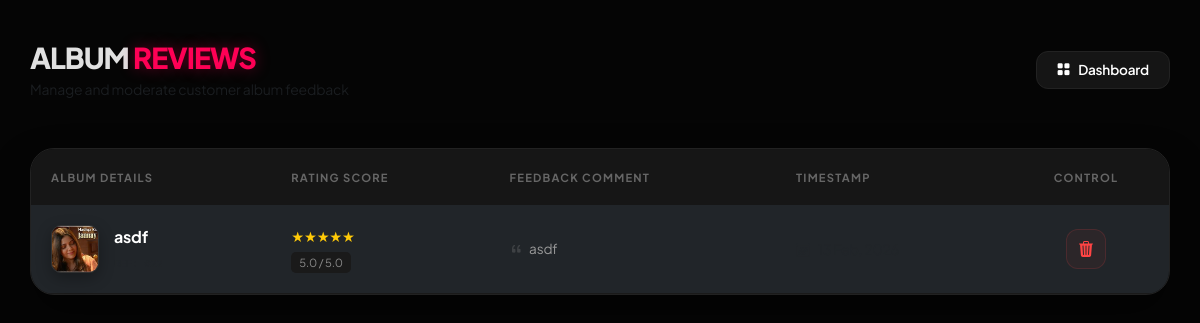
The app's page /admin/albums_review.php with its own data.
### tables this page shows
CREATE TABLE `album_reviews` (
  `id` int(11) NOT NULL,
  `album_id` int(11) NOT NULL,
  `rating` int(11) NOT NULL,
  `comment` text NOT NULL,
  `created_at` timestamp NOT NULL DEFAULT current_timestamp()
);

CREATE TABLE `albums` (
  `id` int(11) NOT NULL,
  `title` varchar(255) NOT NULL,
  `artist` varchar(255) DEFAULT NULL,
  `year` int(11) NOT NULL,
  `genre` varchar(100) DEFAULT NULL,
  `language` varchar(100) DEFAULT NULL,
  `cover` varchar(255) DEFAULT NULL,
  `audio` varchar(255) DEFAULT NULL,
  `video` varchar(255) DEFAULT NULL,
  `created_at` timestamp NOT NULL DEFAULT current_timestamp()
);

### admin/albums_review.php (the view, shortened to what this page needs)
<?php
include "../config/db.php";
$query = "SELECT album_reviews.*, albums.title as album_name, albums.cover
        FROM album_reviews
        JOIN albums ON album_reviews.album_id = albums.id
        ORDER BY album_reviews.created_at DESC";
$result = mysqli_query($conn, $query);
?>
<!DOCTYPE html>
<html lang="en">
<head>
    <link href="https://cdn.jsdelivr.net/npm/bootstrap@5.3.0/dist/css/bootstrap.min.css" rel="stylesheet">
    <link rel="stylesheet" href="https://cdn.jsdelivr.net/npm/bootstrap-icons@1.11.1/font/bootstrap-icons.css">
</head>
<body>
    <div class="container admin-wrapper">
        <div class="d-flex justify-content-between align-items-center mb-5">
            <div>
                <h3 class="page-title m-0">ALBUM <span class="accent-glow">REVIEWS</span></h3>
                <p class="text-muted small m-0 mt-1">Manage and moderate customer album feedback</p>
            </div>
            <a href="dashboard.php" class="dash-btn">
                <i class="bi bi-grid-fill me-2"></i>Dashboard
            </a>
        </div>
        <div class="glass-card">
            <div class="table-responsive">
                <table class="table table-dark">
                    <thead>
                        <tr>
                            <th>Album Details</th>
                            <th>Rating Score</th>
                            <th>Feedback Comment</th>
                            <th>Timestamp</th>
                            <th class="text-center">Control</th>
                        </tr>
                    </thead>
                    <tbody>
                        <?php if (mysqli_num_rows($result) > 0): ?>
                            <?php while ($row = mysqli_fetch_assoc($result)): ?>
                                <tr>
                                    <td>
                                        <div class="d-flex align-items-center">
                                            <img src="uploads/albums/<?= $row['cover'] ?>" class="album-img" onerror="this.src='https://via.placeholder.com/48/111/fff?text=No+Img'">
                                            <div>
                                                <div class="fw-bold text-white"><?= htmlspecialchars($row['album_name']) ?></div>
                                                <code class="text-muted" style="font-size: 0.65rem;">REF: #<?= $row['id'] ?></code>
                                            </div>
                                        </div>
                                    </td>
                                    <td>
                                        <div class="stars">
                                            <?php for ($i = 1; $i <= 5; $i++)
                                                echo ($i <= $row['rating']) ? '★' : '<span class="star-off">★</span>';
                                            ?>
                                        </div>
                                        <span class="rating-num"><?= $row['rating'] ?>.0 / 5.0</span>
                                    </td>
                                    <td>
                                        <div class="comment-box text-truncate" title="<?= htmlspecialchars($row['comment']) ?>">
                                            <i class="bi bi-quote opacity-25 me-1"></i>
                                            <?= htmlspecialchars($row['comment']) ?>
                                        </div>
                                    </td>
                                    <td>
                                        <div class="text-muted small">
                                            <i class="bi bi-calendar3 me-2"></i><?= date('d M, Y', strtotime($row['created_at'])) ?>
                                        </div>
                                    </td>
                                    <td class="text-center">
                                        <a href="<?= basename($_SERVER['PHP_SELF']) ?>?delete=<?= $row['id'] ?>"
                                            class="btn-trash"
                                            onclick="return confirm('Purge this review from database?')">
                                            <i class="bi bi-trash3-fill"></i>
                                        </a>
                                    </td>
                                </tr>
                            <?php endwhile; ?>
                        <?php endif; ?>
                    </tbody>
                </table>
            </div>
        </div>
    </div>
</body>
</html>

### admin/albums_review.php (style rules this page uses)
:root { --bg-dark: #050505; --card-bg: #0f0f0f; --accent: #ff0055; --accent-glow: rgba(255, 0, 85, 0.4); --border: #222; }
body { background-color: var(--bg-dark); color: #e0e0e0; font-family: 'Plus Jakarta Sans', sans-serif; letter-spacing: -0.2px; }
.admin-wrapper { padding: 40px 0; }
.page-title { font-weight: 800; font-size: 1.8rem; letter-spacing: -1px; }
.accent-glow { color: var(--accent); text-shadow: 0 0 15px var(--accent-glow); }
.dash-btn { background: #151515; border: 1px solid var(--border); color: #fff; padding: 8px 20px; border-radius: 12px; transition: 0.3s; text-decoration: none; font-size: 0.85rem; font-weight: 600; }
.glass-card { background: var(--card-bg); border: 1px solid var(--border); border-radius: 24px; overflow: hidden; box-shadow: 0 20px 40px rgba(0, 0, 0, 0.4); }
.table { margin-bottom: 0; }
.table thead th { background: #161616; color: #666; font-size: 0.7rem; text-transform: uppercase; letter-spacing: 1.2px; padding: 20px; border: none; }
.table tbody td { padding: 20px; border-bottom: 1px solid #1a1a1a; vertical-align: middle; transition: 0.2s; }
.album-img { width: 48px; height: 48px; border-radius: 10px; object-fit: cover; margin-right: 15px; border: 1px solid #333; box-shadow: 0 5px 15px rgba(0, 0, 0, 0.3); }
.stars { color: #ffca08; font-size: 0.9rem; }
.rating-num { background: #1a1a1a; color: #888; font-size: 0.7rem; padding: 2px 8px; border-radius: 5px; margin-top: 5px; display: inline-block; }
.btn-trash { width: 40px; height: 40px; display: inline-flex; align-items: center; justify-content: center; background: rgba(255, 68, 68, 0.05); color: #ff4444; border: 1px solid rgba(255, 68, 68, 0.15); border-radius: 12px; transition: 0.3s cubic-bezier(0.4, 0, 0.2, 1); text-decoration: none; }
.comment-box { color: #999; font-size: 0.85rem; line-height: 1.6; max-width: 320px; }

### records on screen
album_reviews: album.cover (picture), album.title "asdf", rating "5", comment "asdf"
